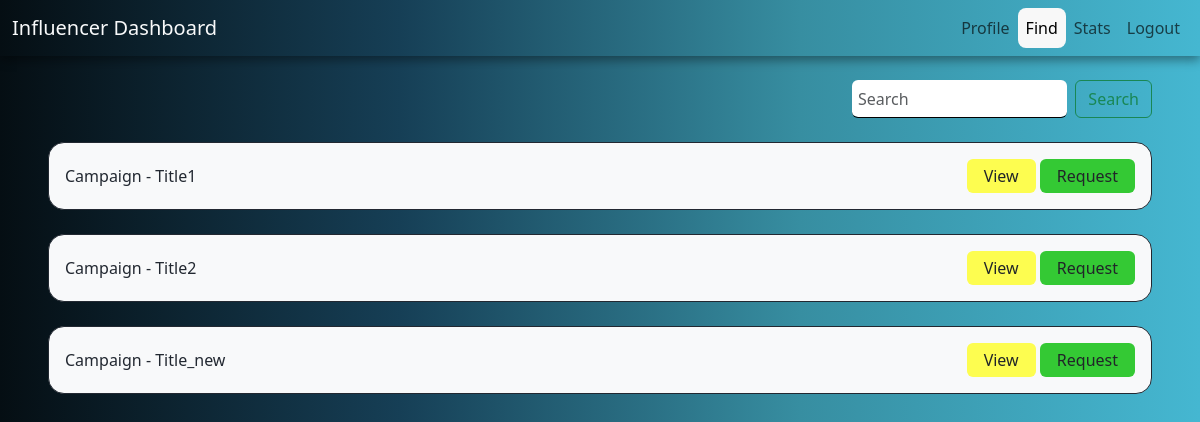
The app's page /influencer-find, older data.
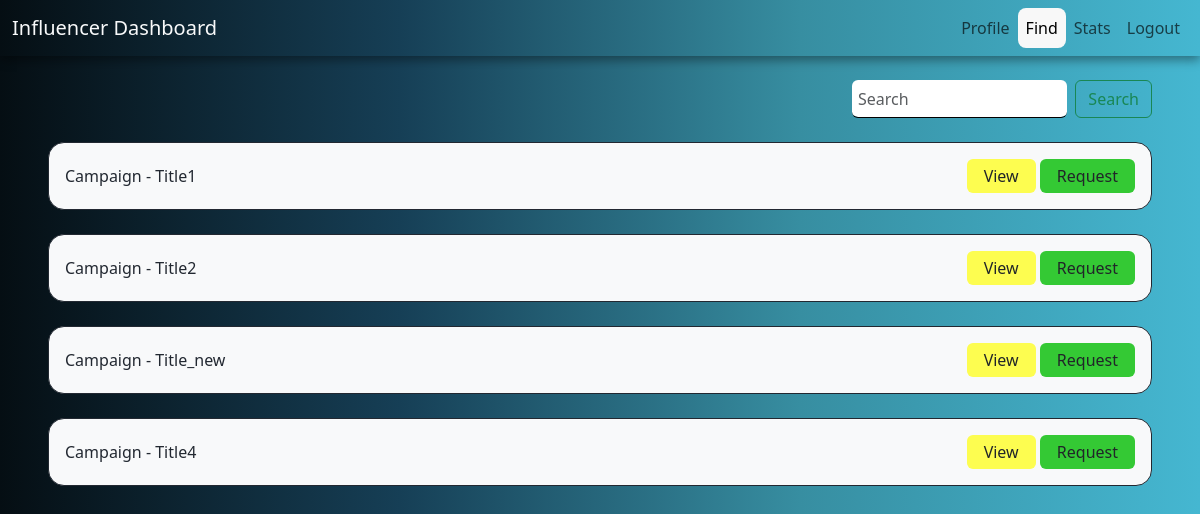
The same page, newer data.
### app/models.py (models this page shows)
class Campaign(db.Model):
    id = db.Column(db.Integer, primary_key=True)
    title = db.Column(db.String(50), nullable=False)
    description = db.Column(db.Text, nullable=False)
    niche = db.Column(db.Text, nullable=True)
    start_date = db.Column(db.Date, nullable=False)
    end_date = db.Column(db.Date, nullable=False)
    budget = db.Column(db.Float, nullable=False)
    visibility = db.Column(db.String(50), nullable=False)
    sponsor_id = db.Column(db.Integer, db.ForeignKey('sponsor.id'), nullable=False)

### app/routes.py (the view, shortened to what this page needs)
@app.route('/influencer-find', methods=['GET', 'POST'])
def influencerFind():
    return render_template('influencerFind.html', campaigns=Campaign.query.join(Sponsor).all())

### app/templates/influencerFind.html (shortened to what this page needs)
<!DOCTYPE html>
<html lang="en">
    <head>
        <link href="https://cdn.jsdelivr.net/npm/bootstrap@5.3.3/dist/css/bootstrap.min.css" rel="stylesheet">
        <link rel="stylesheet" href="{{ url_for('static', filename='styles.css') }}">
    </head>
    <body class="h-100 body-bg2 text-light">
        <nav class="navbar navbar-expand-lg bg-body-tertiary sticky-top body-bg2 text-light">
            <div class="container-fluid">
              <a class="navbar-brand text-light" href="#">Influencer Dashboard</a>
              <div class="collapse navbar-collapse" id="navbarNavAltMarkup">
                <div class="navbar-nav ms-auto">
                  <a class="nav-link" href="{{ url_for('influencerProfile') }}">Profile</a>
                  <a class="nav-link active"  aria-current="page" href="{{ url_for('influencerFind') }}">Find</a>
                  <a class="nav-link" href="#">Stats</a>
                  <a class="nav-link" href="#">Logout</a>
                </div>
              </div>
            </div>
        </nav>
        <div class="d-flex mt-4 me-5 w-25 ms-auto">
            <input class="form-control me-2 rounded" type="search" placeholder="Search" aria-label="Search">
            <button class="btn btn-outline-success" type="submit">Search</button>
        </div>
        {% for campaign in campaigns %}
            <div class="d-flex justify-content-between align-items-center bg-light border border-dark rounded-4 p-3 mt-4 ms-5 me-5">
                <p class="mb-0 text-dark">Campaign - {{ campaign.title }}</p>
                <div>
                    <button class="btn p-1 ps-3 pe-3 rounded bg-warning" data-bs-toggle="modal" data-bs-target="#viewCampaignModal{{ campaign.id }}">View</button>
                    <button class="btn p-1 ps-3 pe-3 rounded bg-success" id="requestButton{{ campaign.id }}" data-bs-toggle="modal" data-bs-target="#requestCampaignModal{{ campaign.id }}">Request</button>
                </div>
            </div>
        {% endfor %}
    </body>
</html>

Row changes from the older to the newer data that the page shows:
added Campaign: title "Title4"
